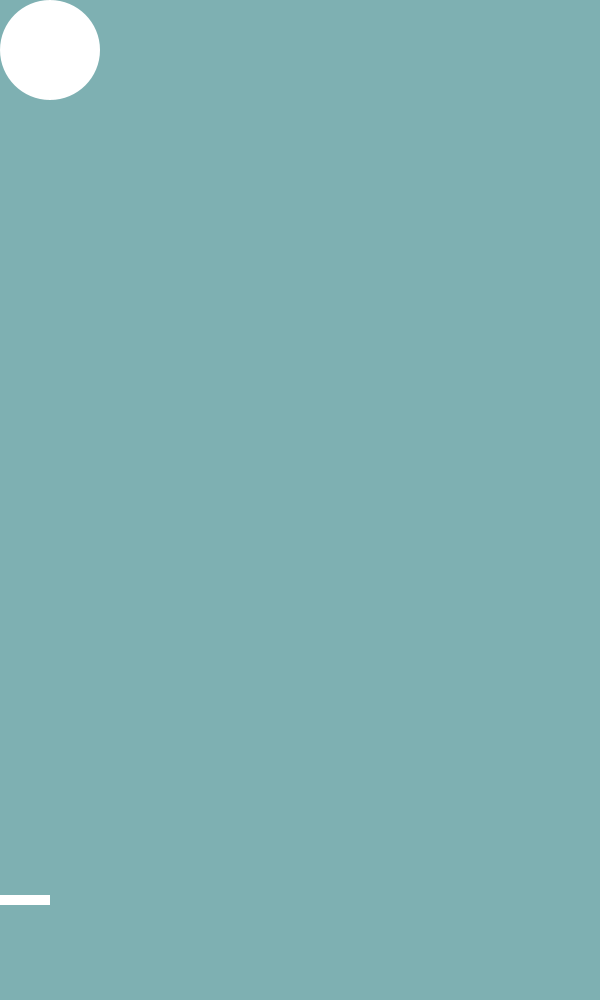
Frame 1 (no input)
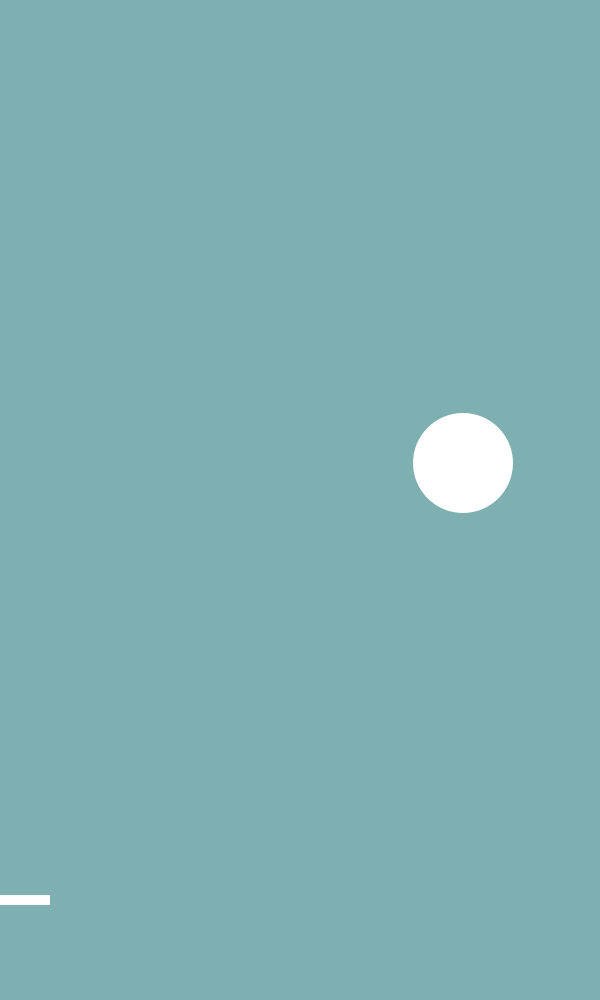
Frame 60 (the mouse pressed at the canvas centre just before this capture)
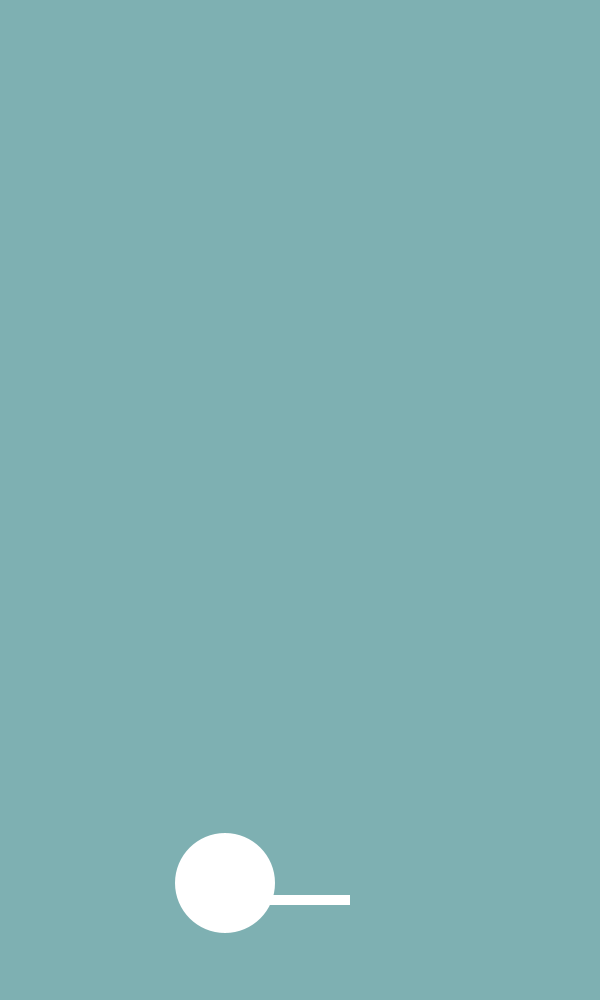
Frame 120 (the mouse held since frame 60 and released just before this capture)

The Processing sketch that drew these frames (run headless with seeded random() and noise(); from frame 60 on, the mouse is pressed at the canvas centre):

// Processing sketch: processing_110551
// ── processing_110551.pde

int radius = 100;
int ydistance = radius/2;
int xdistance = radius/2;

int speed = 7;
int xdirection = 1;
int ydirection = 1;

void setup() {
  size (600, 1000);
  smooth();
}

void draw() {
  fill(255);
  noStroke();
  background(126, 176, 178);


  ellipse(xdistance, ydistance, radius, radius);

  ydistance += speed*ydirection;
  xdistance += speed*xdirection;
  
  rectMode(CENTER);
  rect(mouseX, height-100, 100, 10);


  ////////STUFF

  //  ellipse(width/2, ydistance, radius, radius);
  //  ydistance = ydistance + speed*ydirection;
  //
  if (ydistance > height-radius/2) {
    ydirection = -ydirection;
    println("started from the bottom");
  }
  //
  if (ydistance < 0 + radius/2) {
    ydirection = -ydirection;
    println("now I'm here");
  }
  //  
  //  ellipse(xdistance, 100, radius, radius);
  //  xdistance = xdistance + speed*xdirection;
  //  
    if (xdistance > width-radius/2) {
      xdirection = -xdirection;
      println("right");
    }
  
    if (xdistance < 0+radius/2) {
      xdirection = -xdirection;
      println("wrong");
    }

  //  if (side > width-radius/2) {
  //    direction = -direction;
  //  }
  //  
  //  if (side < 0) {
  //    direction = -direction;
  //  }


  //    if (distance > height-radius/2) {
  //      direction = -direction;
  //    }
  //   if (distance < 0) {
  //     direction = -direction;
  //  
  //   }
}
